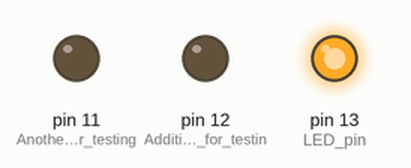
Simulated run of this sketch. Board: Arduino Uno, built with avr-gcc and run on an emulated ATmega328P. Parts: output pins drawn as LEDs (lit = HIGH).

Above: at 0.2 s.
At 1.9 s:
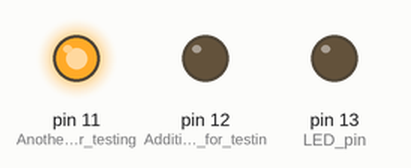
At 4.5 s:
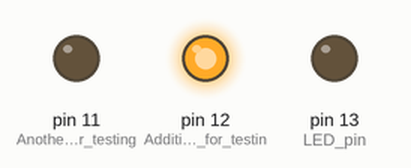
At 6.3 s:
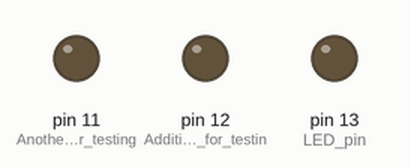
Timing chart, 0 to 7.8 s (numbered marks = the images above):
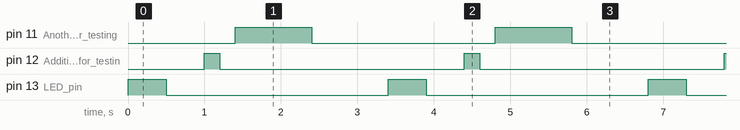

Measured:
- by itself, pin 11 (Another_pin_for_testing): alternates HIGH for 1.0 s and LOW for 2.4 s
- by itself, pin 12 (Additional_pin_for_testin): alternates HIGH for 0.20 s and LOW for 3.2 s
- by itself, pin 13 (LED_pin): alternates HIGH for 0.50 s and LOW for 2.9 s

The sketch:

test-blink-improved.ino
```cpp
// Test file to verify the improved emulation
// This should now show different GPIO activity compared to identical outputs

void setup() {
  pinMode(13, OUTPUT);  // LED pin
  pinMode(12, OUTPUT);  // Additional pin for testing
  pinMode(11, OUTPUT);  // Another pin for testing
}

void loop() {
  // Blink LED on pin 13
  digitalWrite(13, HIGH);
  delay(500);
  digitalWrite(13, LOW);
  delay(500);

  // Blink pin 12 at different rate
  digitalWrite(12, HIGH);
  delay(200);
  digitalWrite(12, LOW);
  delay(200);

  // Blink pin 11 at another rate
  digitalWrite(11, HIGH);
  delay(1000);
  digitalWrite(11, LOW);
  delay(1000);
}
```
